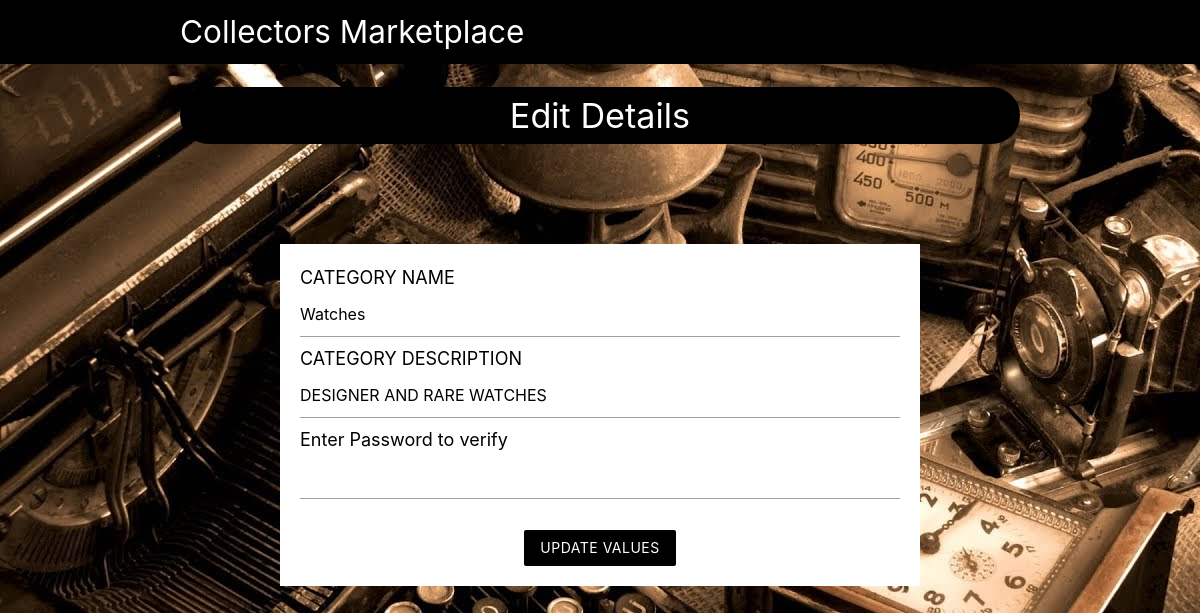
Before: /admin/cat_edit.php?cat_id=405 (signed in) with the older database file.
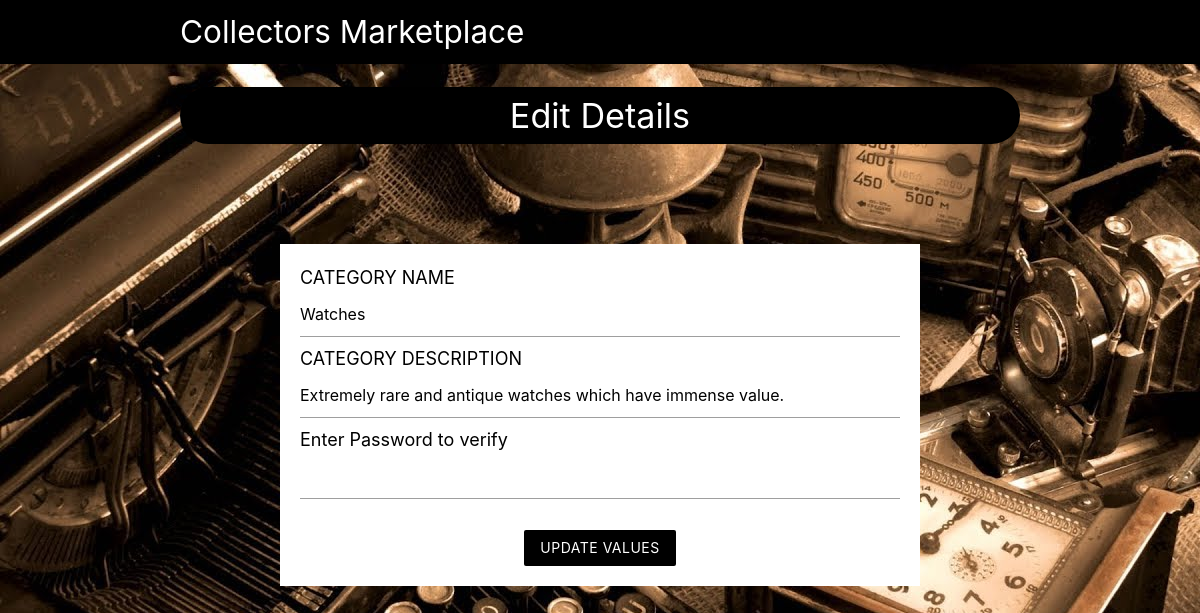
After: the same page with the newer database file.
### tables this page shows
CREATE TABLE `category` (
  `cat_id` int(5) NOT NULL,
  `cat_name` varchar(255) NOT NULL,
  `cat_image` varchar(255) NOT NULL,
  `cat_status` tinyint(4) NOT NULL DEFAULT 1,
  `cat_description` text NOT NULL
);

### admin/cat_edit.php (the view, shortened to what this page needs)
<?php
    include("../templates/database_conn.php");
    if(isset($_GET['cat_id'])){
        $c=$_GET['cat_id'];
        $sql= "SELECT * FROM `category` WHERE `cat_id`='$c'";
        $res=mysqli_query($con,$sql);
        $category=mysqli_fetch_array($res,MYSQLI_ASSOC);
        $catname=$category['cat_name'];
        $catdesc=$category['cat_description'];
    }
?>
<!DOCTYPE html>
<html lang="en">
<head>
    <link rel="stylesheet" href="https://cdnjs.cloudflare.com/ajax/libs/materialize/1.0.0/css/materialize.min.css">
</head>
<body>
<nav class="black z-depth-0">
		<div class ="container">
			<a href="admin_categories.php" class="brand-logo brand-text">Collectors Marketplace</a>
		</div>
</nav>
<section class="container grey-text" >
        <h4 class="center white-text" style="background-color:black; border-radius:30px; padding:10px;">
        Edit Details
        </h4>
    <form class="white" method="POST" enctype="multipart/form-data">
     <label style="font-size:18px; color:black;">CATEGORY NAME</label>
     <input type="text" name="categoryname" value='<?php echo $catname?>' required>
     <label style="font-size:18px; color:black;">CATEGORY DESCRIPTION</label>
     <input type="text" name="cat_description" value='<?php echo $catdesc?>' required>
     <label style="font-size:18px; color:black;">Enter Password to verify</label>
     <input type="password" name="password" value='' required>
     <br>
     <div class="center">
         <input type="submit" name="submit" value="Update values" class="btn brand z-depth-0" style="background-color:black;"></input>
     </div>
    </form>
    </section>
</body>
</html>

Changed rows visible on the page:
changed category "Watches": cat_description "DESIGNER AND RARE WATCHES" → "Extremely rare and antique watches which have immense value."
